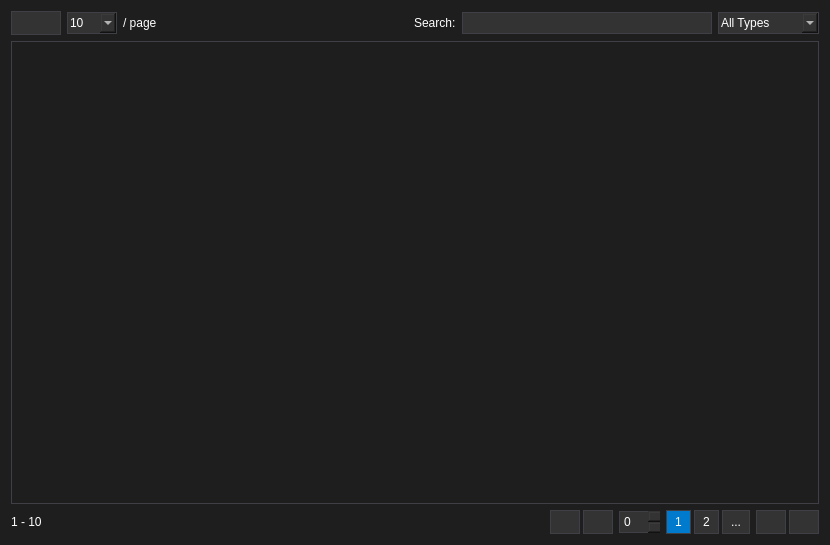
<?xml version="1.0" encoding="UTF-8"?>
<!--
  ~             M""""""""`M            dP
  ~             Mmmmmm   .M            88
  ~             MMMMP  .MMM  dP    dP  88  .dP   .d8888b.
  ~             MMP  .MMMMM  88    88  88888"    88'  `88
  ~             M' .MMMMMMM  88.  .88  88  `8b.  88.  .88
  ~             M         M  `88888P'  dP   `YP  `88888P'
  ~             MMMMMMMMMMM    -*-  Created by Zuko  -*-
  ~
  ~             * * * * * * * * * * * * * * * * * * * * *
  ~             * -    - -   F.R.E.E.M.I.N.D   - -    - *
  ~             * -  Copyright © 2025 (Z) Programing  - *
  ~             *    -  -  All Rights Reserved  -  -    *
  ~             * * * * * * * * * * * * * * * * * * * * *
  -->

<ui version="4.0">
 <class>DataTable</class>
 <widget class="QWidget" name="DataTable">
  <property name="geometry">
   <rect>
    <x>0</x>
    <y>0</y>
    <width>830</width>
    <height>545</height>
   </rect>
  </property>
  <property name="minimumSize">
   <size>
    <width>640</width>
    <height>480</height>
   </size>
  </property>
  <property name="windowTitle">
   <string>Form</string>
  </property>
  <property name="styleSheet">
   <string notr="true">QWidget {
    background-color: #1e1e1e;
    color: #ffffff;
}

QTableView {
    background-color: #1e1e1e;
    alternate-background-color: #2d2d30;
    gridline-color: #3f3f46;
    color: #ffffff;
    border: 1px solid #3f3f46;
}

QTableView::item:selected {
    background-color: #264f78;
}

QHeaderView::section {
    background-color: #333333;
    color: #ffffff;
    padding: 4px;
    border: 1px solid #3f3f46;
}

QComboBox, QLineEdit, QSpinBox {
    background-color: #333333;
    color: #ffffff;
    border: 1px solid #3f3f46;
    padding: 2px;
}

QPushButton {
    background-color: #333333;
    color: #ffffff;
    border: 1px solid #3f3f46;
    padding: 4px 8px;
}

QPushButton:hover {
    background-color: #3e3e42;
}

QPushButton:pressed {
    background-color: #007acc;
}
/* Đảm bảo các container widgets có background đúng */
QWidget#backwardLayout, QWidget#pagesLayout, QWidget#fowardLayout {
    background-color: transparent;
}

/* Fixes cho DataTableView và container của nó */
DataTableView, DatatableContainer {
    background-color: #1e1e1e;
    color: #ffffff;
}

WidgetSwitcher {
    background-color: transparent;
}</string>
  </property>
  <layout class="QVBoxLayout" name="verticalLayout">
   <item>
    <layout class="QHBoxLayout" name="top_toolbar">
     <item>
      <widget class="QPushButton" name="columnVisibilityButton">
       <property name="text">
        <string/>
       </property>
       <property name="icon">
        <iconset theme="QIcon::ThemeIcon::FormatJustifyCenter"/>
       </property>
      </widget>
     </item>
     <item>
      <widget class="QComboBox" name="rowsPerPageCombo">
       <property name="minimumSize">
        <size>
         <width>50</width>
         <height>0</height>
        </size>
       </property>
       <item>
        <property name="text">
         <string>10</string>
        </property>
       </item>
       <item>
        <property name="text">
         <string>25</string>
        </property>
       </item>
       <item>
        <property name="text">
         <string>50</string>
        </property>
       </item>
       <item>
        <property name="text">
         <string>100</string>
        </property>
       </item>
      </widget>
     </item>
     <item>
      <widget class="QLabel" name="rowsPerPageLabel">
       <property name="text">
        <string>/ page</string>
       </property>
      </widget>
     </item>
     <item>
      <spacer name="horizontalSpacer">
       <property name="orientation">
        <enum>Qt::Orientation::Horizontal</enum>
       </property>
       <property name="sizeHint" stdset="0">
        <size>
         <width>40</width>
         <height>20</height>
        </size>
       </property>
      </spacer>
     </item>
     <item>
      <widget class="QLabel" name="searchLabel">
       <property name="text">
        <string>Search:</string>
       </property>
      </widget>
     </item>
     <item>
      <widget class="QLineEdit" name="searchLineEdit">
       <property name="minimumSize">
        <size>
         <width>200</width>
         <height>0</height>
        </size>
       </property>
      </widget>
     </item>
     <item>
      <widget class="QComboBox" name="typeComboBox">
       <item>
        <property name="text">
         <string>All Types</string>
        </property>
       </item>
       <item>
        <property name="text">
         <string>Number</string>
        </property>
       </item>
       <item>
        <property name="text">
         <string>One Line Text</string>
        </property>
       </item>
       <item>
        <property name="text">
         <string>Text</string>
        </property>
       </item>
       <item>
        <property name="text">
         <string>DateTime</string>
        </property>
       </item>
       <item>
        <property name="text">
         <string>Boolean</string>
        </property>
       </item>
      </widget>
     </item>
    </layout>
   </item>
   <item>
    <widget class="DataTableView" name="tableView">
     <property name="alternatingRowColors">
      <bool>true</bool>
     </property>
     <property name="selectionMode">
      <enum>QAbstractItemView::SelectionMode::SingleSelection</enum>
     </property>
     <property name="selectionBehavior">
      <enum>QAbstractItemView::SelectionBehavior::SelectRows</enum>
     </property>
     <property name="sortingEnabled">
      <bool>true</bool>
     </property>
     <attribute name="horizontalHeaderStretchLastSection">
      <bool>true</bool>
     </attribute>
     <attribute name="verticalHeaderVisible">
      <bool>false</bool>
     </attribute>
    </widget>
   </item>
   <item>
    <layout class="QHBoxLayout" name="bottom_toolbar">
     <item>
      <widget class="QLabel" name="totalEntriesLabel">
       <property name="text">
        <string>1 - 10</string>
       </property>
      </widget>
     </item>
     <item>
      <spacer name="horizontalSpacer_2">
       <property name="orientation">
        <enum>Qt::Orientation::Horizontal</enum>
       </property>
       <property name="sizeHint" stdset="0">
        <size>
         <width>40</width>
         <height>20</height>
        </size>
       </property>
      </spacer>
     </item>
     <item>
      <widget class="QWidget" name="backwardLayout" native="true">
       <layout class="QHBoxLayout" name="_backwardLayout">
        <property name="spacing">
         <number>3</number>
        </property>
        <property name="leftMargin">
         <number>0</number>
        </property>
        <property name="topMargin">
         <number>0</number>
        </property>
        <property name="rightMargin">
         <number>0</number>
        </property>
        <property name="bottomMargin">
         <number>0</number>
        </property>
        <item>
         <widget class="QPushButton" name="firstPageButton">
          <property name="maximumSize">
           <size>
            <width>30</width>
            <height>16777215</height>
           </size>
          </property>
          <property name="text">
           <string/>
          </property>
          <property name="icon">
           <iconset theme="QIcon::ThemeIcon::MediaSeekBackward"/>
          </property>
         </widget>
        </item>
        <item>
         <widget class="QPushButton" name="prevPageButton">
          <property name="maximumSize">
           <size>
            <width>30</width>
            <height>16777215</height>
           </size>
          </property>
          <property name="text">
           <string/>
          </property>
          <property name="icon">
           <iconset theme="QIcon::ThemeIcon::MediaSkipBackward"/>
          </property>
         </widget>
        </item>
       </layout>
      </widget>
     </item>
     <item>
      <widget class="QSpinBox" name="pageSpinBox">
       <property name="frame">
        <bool>false</bool>
       </property>
      </widget>
     </item>
     <item>
      <widget class="QWidget" name="pagesLayout" native="true">
       <layout class="QHBoxLayout" name="_pagesLayout">
        <property name="spacing">
         <number>3</number>
        </property>
        <property name="leftMargin">
         <number>0</number>
        </property>
        <property name="topMargin">
         <number>0</number>
        </property>
        <property name="rightMargin">
         <number>0</number>
        </property>
        <property name="bottomMargin">
         <number>0</number>
        </property>
        <item>
         <widget class="QPushButton" name="page1Button">
          <property name="maximumSize">
           <size>
            <width>30</width>
            <height>16777215</height>
           </size>
          </property>
          <property name="styleSheet">
           <string notr="true">background-color: #007acc;</string>
          </property>
          <property name="text">
           <string>1</string>
          </property>
         </widget>
        </item>
        <item>
         <widget class="QPushButton" name="page2Button">
          <property name="maximumSize">
           <size>
            <width>30</width>
            <height>16777215</height>
           </size>
          </property>
          <property name="text">
           <string>2</string>
          </property>
         </widget>
        </item>
         <item>
          <widget class="QPushButton" name="pushButton">
           <property name="geometry">
            <rect>
             <x>80</x>
             <y>60</y>
             <width>27</width>
             <height>27</height>
            </rect>
           </property>
           <property name="text">
            <string>...</string>
           </property>
          </widget>
         </item>

       </layout>
      </widget>
     </item>
     <item>
      <widget class="QWidget" name="fowardLayout" native="true">
       <layout class="QHBoxLayout" name="_fowardLayout">
        <property name="spacing">
         <number>3</number>
        </property>
        <property name="leftMargin">
         <number>0</number>
        </property>
        <property name="topMargin">
         <number>0</number>
        </property>
        <property name="rightMargin">
         <number>0</number>
        </property>
        <property name="bottomMargin">
         <number>0</number>
        </property>
        <item>
         <widget class="QPushButton" name="nextPageButton">
          <property name="maximumSize">
           <size>
            <width>30</width>
            <height>16777215</height>
           </size>
          </property>
          <property name="text">
           <string/>
          </property>
          <property name="icon">
           <iconset theme="QIcon::ThemeIcon::MediaSkipForward"/>
          </property>
         </widget>
        </item>
        <item>
         <widget class="QPushButton" name="lastPageButton">
          <property name="maximumSize">
           <size>
            <width>30</width>
            <height>16777215</height>
           </size>
          </property>
          <property name="text">
           <string/>
          </property>
          <property name="icon">
           <iconset theme="QIcon::ThemeIcon::MediaSeekForward"/>
          </property>
         </widget>
        </item>
       </layout>
      </widget>
     </item>
    </layout>
   </item>
  </layout>
 </widget>
 <customwidgets>
  <customwidget>
   <class>DataTableView</class>
   <extends>QTableView</extends>
   <header>..widgets.utils.h</header>
  </customwidget>
  <customwidget>
   <class>DatatableContainer</class>
   <extends>QWidget</extends>
   <header>..widgets.utils.h</header>
  </customwidget>
 </customwidgets>
 <resources/>
 <connections/>
</ui>
